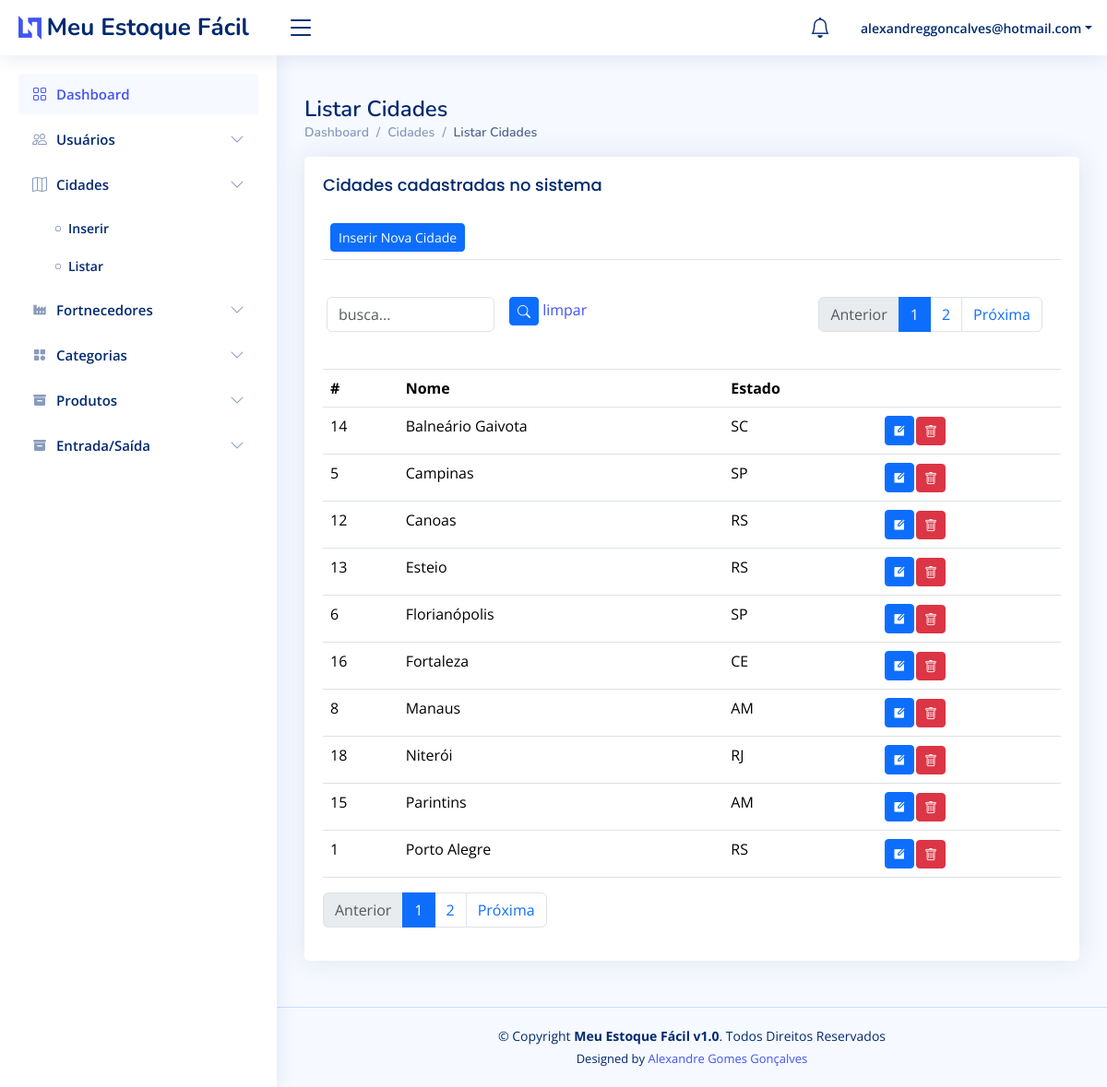
Screenshot of /cidade/listarCidades/ (signed in) with the database file from the repository.
### authuser/models.py (models this page shows, shortened)
class User(AbstractBaseUser, PermissionsMixin):
    email = models.EmailField(blank=True, default='', unique=True)
    name  = models.CharField(max_length=255, blank=True, default='')
    is_active       = models.BooleanField(default=True)
    is_superuser    = models.BooleanField(default=True)
    is_staff        = models.BooleanField(default=True)
    date_joined = models.DateTimeField(default=timezone.now)
    last_login  = models.DateTimeField(blank=True, null=True)
    objects = CustomUserManager()
    USERNAME_FIELD  = 'email'
    EMAIL_FIELD     = 'email'
    REQUIRED_FIELDS = []
    class Meta:
        verbose_name        = 'User'
        verbose_name_plural = 'Users'

### cidade/models.py (models this page shows, shortened)
class Cidade(models.Model):
    idCidade        = models.AutoField(primary_key=True)
    nomeCidade      = models.CharField(max_length=255)
    estado          = models.CharField(max_length=2)
    created_at      = models.DateTimeField(auto_now_add=True)
    updated_at      = models.DateTimeField(auto_now=True)
    class Meta:
        ordering = ['-nomeCidade']

### cidade/views.py (the view)
# urls.py: path('listarCidades/', views.listarCidades, name='listarCidades'),
@login_required(login_url='/sistema/login/')
def listarCidades(request):
    if request.method == 'POST':
        Cidade.objects.filter(idCidade=request.POST.get('idCidade')).delete()
        return redirect('listarCidades')
    busca = request.GET.get('busca')
    if busca:
        cidades = Cidade.objects.filter(nomeCidade__icontains=busca).order_by('nomeCidade')
    else:
        cidades = Cidade.objects.all().order_by('nomeCidade')
    cidade_paginator = Paginator(cidades, 10)
    page_num = request.GET.get('page')
    page = cidade_paginator.get_page(page_num)
    return render(request, 'listarCidades.html', { 'page': page })

### cidade/templates/listarCidades.html (shortened to what this page needs)
{% extends 'base.html' %}
{% load static %}
{% block navbar %}
    {% include 'sidebar.html' %}
{% endblock %}
{% block content %}
    {% block header %}
        {% include 'header.html' %}
    {% endblock %}
    <main id="main" class="main">
        <div class="pagetitle">
            <h1>Listar Cidades</h1>
            <nav>
                <ol class="breadcrumb">
                    <li class="breadcrumb-item"><a href="/dashboard/">Dashboard</a></li>
                    <li class="breadcrumb-item">Cidades</li>
                    <li class="breadcrumb-item active">Listar Cidades</li>
                </ol>
            </nav>
        </div>
        <section class="section">
            <div class="row">
                <div class="col-lg-12">
                    <div class="card">
                        <div class="card-body">
                            <h5 class="card-title">Cidades cadastradas no sistema</h5>
                            <table class="table table-hover">
                                <thead>
                                    <tr>
                                        <td colspan="4">
                                            <a href="/cidade/inserirCidade">
                                                <button class="btn btn-sm btn-primary">Inserir Nova Cidade</button>
                                            </a>
                                        </td>
                                    </tr>
                                    <tr>
                                        <td colspan="4">
                                            <div class="row mb-3">
                                                <form class="row g-3">
                                                    <form action="" method="GET">
                                                        <div class="col-md-3">
                                                            <input type="text" class="form-control" id="busca" name="busca" value="{{request.GET.busca}}" placeholder="busca...">
                                                        </div>
                                                        <div class="col-md-3">
                                                            <button type="submit" class="btn btn-sm btn-primary"><i class="bi bi-search"></i></button>
                                                            <a href="/cidade/listarCidades">limpar</a>
                                                        </div>
                                                        <div class="col-md-6">
                                                            <div class="page-links">
                                                                <nav aria-label="...">
                                                                    <ul class="pagination justify-content-end">
                                                                    {% if page.has_previous %}
                                                                        <li class="page-item">
                                                                            <a class="page-link" href="/cidade/listarCidades/?page={{page.previous_page_number}}&busca={{request.GET.busca}}" tabindex="-1">Anterior</a>
                                                                        </li>
                                                                    {% else %}
                                                                        <li class="page-item disabled">
                                                                            <a class="page-link" href="#" tabindex="-1" aria-disabled="true">Anterior</a>
                                                                        </li>
                                                                    {% endif %}
                                                                    {% for pageNum in page.paginator.page_range %}
                                                                        {% if page.number == pageNum %}
                                                                            <li class="page-item active"><a class="page-link" href="#">{{pageNum}}</a></li>
                                                                        {% else %}
                                                                            <li class="page-item"><a class="page-link" href="/cidade/listarCidades/?page={{pageNum}}&busca={{request.GET.busca}}">{{pageNum}}</a></li>
                                                                        {% endif %}
                                                                    {% endfor %}
                                                                    {% if page.has_next %}
                                                                        <li class="page-item">
                                                                            <a class="page-link" href="/cidade/listarCidades/?page={{page.next_page_number}}&busca={{request.GET.busca}}">Próxima</a>
                                                                        </li>
                                                                    {% else %}
                                                                        <li class="page-item disabled">
                                                                            <a class="page-link" href="#" aria-disabled="true">Próxima</a>
                                                                        </li>
                                                                    {% endif %}
                                                                    </ul>
                                                                </nav>
                                                            </div>
                                                        </div>
                                                    </form>
                                                </div>
                                            </div>
                                    <tr>
                                        <th scope="col">#</th>
                                        <th scope="col">Nome</th>
                                        <th scope="col">Estado</th>
                                        <th></th>
                                    </tr>
                                <tbody>
                                    {% for cidade in page.object_list %}
                                    <tr>
                                        <td scope="col">{{cidade.idCidade}}</td>
                                        <td scope="col">{{cidade.nomeCidade}}</td>
                                        <td scope="col">{{cidade.estado}}</td>
                                        <td>
                                            <table>
                                                <tr>
                                                    <td>
                                                        <a href="/cidade/editarCidade/{{cidade.idCidade}}">
                                                            <button class="btn btn-sm btn-primary" alt="editar"><i class="ri-edit-box-fill"></i></button>
                                                        </a>
                                                    </td>
                                                    <td>
                                                        <form action="" method="post">
                                                            <button type="button" class="btn btn-danger btn-sm" data-bs-toggle="modal" data-bs-target="#delete{{cidade.idCidade}}"><i class="bi bi-trash"></i></button>
                                                        </form>
                                                    </td>
                                                </tr>
                                            </table>
                                        </td>
                                    </tr>
                                    {% endfor %}
                                </tbody>
                            <div class="page-links">
                                <nav aria-label="...">
                                    <ul class="pagination">
                                    {% if page.has_previous %}
                                        <li class="page-item">
                                            <a class="page-link" href="/cidade/listarCidades/?page={{page.previous_page_number}}" tabindex="-1">Anterior</a>
                                        </li>
                                    {% else %}
                                        <li class="page-item disabled">
                                            <a class="page-link" href="#" tabindex="-1" aria-disabled="true">Anterior</a>
                                        </li>
                                    {% endif %}
                                    {% for pageNum in page.paginator.page_range %}
                                        {% if page.number == pageNum %}
                                            <li class="page-item active"><a class="page-link" href="#">{{pageNum}}</a></li>
                                        {% else %}
                                            <li class="page-item"><a class="page-link" href="/cidade/listarCidades/?page={{pageNum}}">{{pageNum}}</a></li>
                                        {% endif %}
                                    {% endfor %}
                                    {% if page.has_next %}
                                        <li class="page-item">
                                            <a class="page-link" href="/cidade/listarCidades/?page={{page.next_page_number}}">Próxima</a>
                                        </li>
                                    {% else %}
                                        <li class="page-item disabled">
                                            <a class="page-link" href="#" aria-disabled="true">Próxima</a>
                                        </li>
                                    {% endif %}
                                    </ul>
                                </nav>
                            </div>
                        </div>
                    </div>
                </div>
        </section>
    </main>
{% endblock %}

### sistema/templates/header.html (shortened to what this page needs)
{% load static %}
  <header id="header" class="header fixed-top d-flex align-items-center">
    <div class="d-flex align-items-center justify-content-between">
      <a href="/" class="logo d-flex align-items-center">
        <img src="{% static 'img/logo.png' %}" alt="">
        <span class="d-none d-lg-block">Meu Estoque Fácil</span>
      </a>
      <i class="bi bi-list toggle-sidebar-btn"></i>
    </div>
    <nav class="header-nav ms-auto">
      <ul class="d-flex align-items-center">
        <li class="nav-item dropdown">
          <a class="nav-link nav-icon" href="#" data-bs-toggle="dropdown">
            <i class="bi bi-bell"></i>
          </a>
        </li>
        <li class="nav-item dropdown pe-3">
          <a class="nav-link nav-profile d-flex align-items-center pe-0" href="#" data-bs-toggle="dropdown">
            <span class="d-none d-md-block dropdown-toggle ps-2">{{request.user}}</span>
          </a>
        </li>
      </ul>
    </nav>
  </header>

### assets/css/style.css (style rules this page uses)
:root { scroll-behavior: smooth; }
body { font-family: "Open Sans", sans-serif; background: #f6f9ff; color: #444444; }
a { color: #4154f1; text-decoration: none; }
h1, h2, h3, h4, h5, h6 { font-family: "Nunito", sans-serif; }
#main { margin-top: 60px; padding: 20px 30px; transition: all 0.3s; }
.pagetitle { margin-bottom: 10px; }
.pagetitle h1 { font-size: 24px; margin-bottom: 0; font-weight: 600; color: #012970; }
.card { margin-bottom: 30px; border: none; border-radius: 5px; box-shadow: 0px 0 30px rgba(1, 41, 112, 0.1); }
.card-title { padding: 20px 0 15px 0; font-size: 18px; font-weight: 500; color: #012970; font-family: "Poppins", sans-serif; }
.card-body { padding: 0 20px 20px 20px; }
.breadcrumb { font-size: 14px; font-family: "Nunito", sans-serif; color: #899bbd; font-weight: 600; }
.breadcrumb a { color: #899bbd; transition: 0.3s; }
.breadcrumb .breadcrumb-item::before { color: #899bbd; }
.breadcrumb .active { color: #51678f; font-weight: 600; }
.logo { line-height: 1; }
@media (min-width: 1200px) { .logo { width: 280px; } }
.logo img { max-height: 26px; margin-right: 6px; }
.logo span { font-size: 26px; font-weight: 700; color: #012970; font-family: "Nunito", sans-serif; }
.header { transition: all 0.5s; z-index: 997; height: 60px; box-shadow: 0px 2px 20px rgba(1, 41, 112, 0.1); background-color: #fff; padding-left: 20px; }
.header .toggle-sidebar-btn { font-size: 32px; padding-left: 10px; cursor: pointer; color: #012970; }
.header-nav ul { list-style: none; }
.header-nav>ul { margin: 0; padding: 0; }
.header-nav .nav-icon { font-size: 22px; color: #012970; margin-right: 25px; position: relative; }
.header-nav .nav-profile { color: #012970; }
.header-nav .nav-profile span { font-size: 14px; font-weight: 600; }
@media (min-width: 1200px) { #main, #footer { margin-left: 300px; } }

### rows the page displays
User: user "alexandreggoncalves@hotmail.com"
Cidade: idCidade "14", nomeCidade "Balneário Gaivota", estado "SC"
Cidade: idCidade "5", nomeCidade "Campinas", estado "SP"
Cidade: idCidade "12", nomeCidade "Canoas", estado "RS"
Cidade: idCidade "13", nomeCidade "Esteio", estado "RS"
Cidade: idCidade "6", nomeCidade "Florianópolis", estado "SP"
Cidade: idCidade "16", nomeCidade "Fortaleza", estado "CE"
Cidade: idCidade "8", nomeCidade "Manaus", estado "AM"
Cidade: idCidade "18", nomeCidade "Niterói", estado "RJ"
Cidade: idCidade "15", nomeCidade "Parintins", estado "AM"
Cidade: idCidade "1", nomeCidade "Porto Alegre", estado "RS"

### other values shown
{{ pageNum }} "1"
{{ pageNum }} "2"
